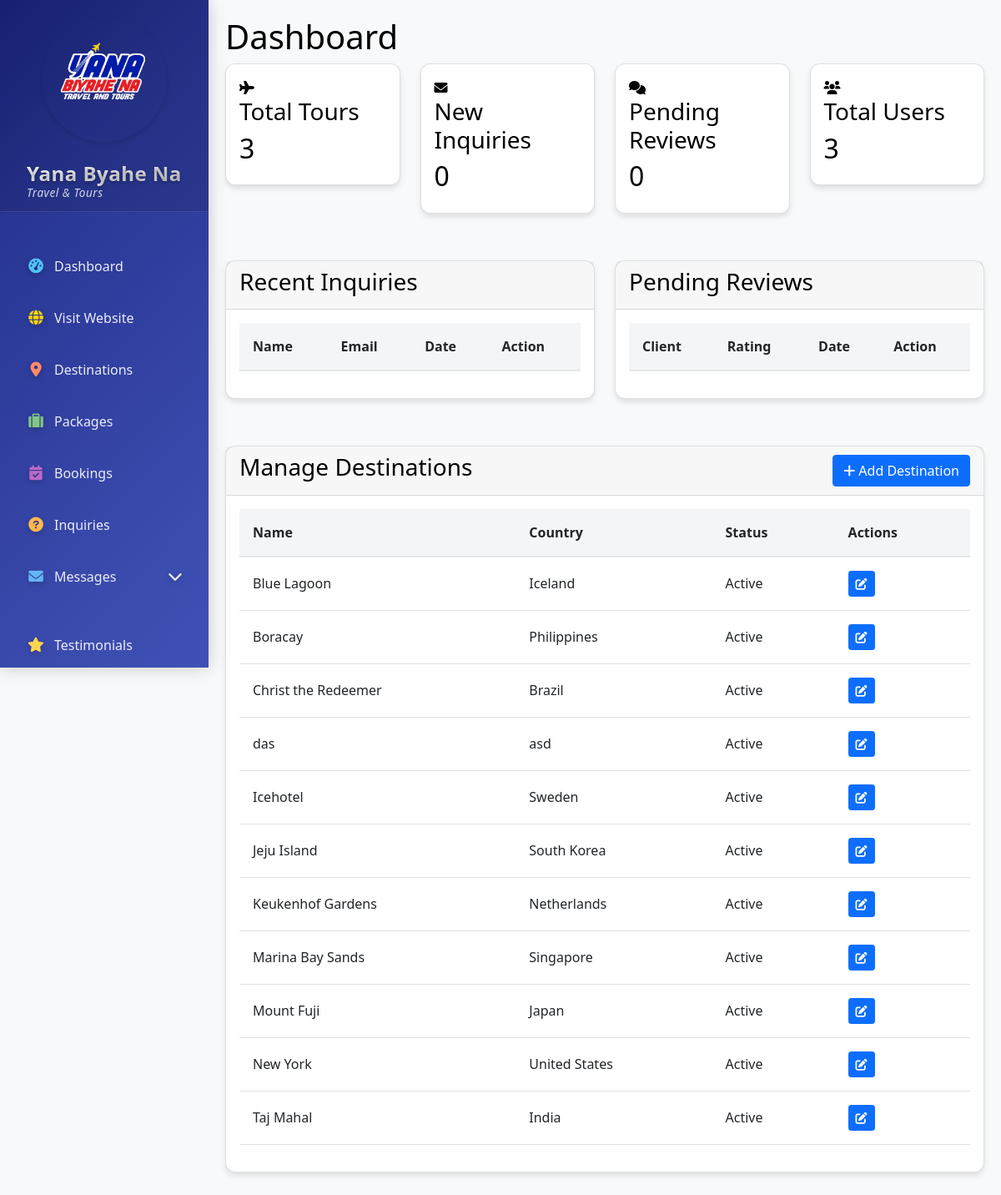
/ (signed in), run on the app's committed database.
### tables this page shows
CREATE TABLE `destinations` (
  `id` int(11) NOT NULL,
  `name` varchar(255) NOT NULL,
  `image` varchar(255) DEFAULT NULL,
  `status` tinyint(1) DEFAULT 1,
  `featured` tinyint(1) DEFAULT 0,
  `description` text DEFAULT NULL,
  `latitude` decimal(10,8) DEFAULT NULL,
  `longitude` decimal(11,8) DEFAULT NULL,
  `country` varchar(100) DEFAULT NULL,
  `category` varchar(50) DEFAULT NULL,
  `best_time_to_visit` text DEFAULT NULL,
  `tour_duration` varchar(100) DEFAULT NULL,
  `price_per_person` decimal(10,2) DEFAULT NULL,
  `price_per_group` decimal(10,2) DEFAULT NULL,
  `inclusions` text DEFAULT NULL,
  `exclusions` text DEFAULT NULL,
  `travel_requirements` text DEFAULT NULL,
  `transportation_details` text DEFAULT NULL,
  `activities_highlights` text DEFAULT NULL,
  `gallery_images` text DEFAULT NULL,
  `highlights` text DEFAULT NULL,
  `best_time` text DEFAULT NULL,
  `things_to_do` text DEFAULT NULL,
  `updated_at` timestamp NOT NULL DEFAULT current_timestamp() ON UPDATE current_timestamp(),
  `created_at` timestamp NOT NULL DEFAULT current_timestamp()
);

### index.php (the view, shortened to what this page needs)
<?php
include "../db.php";
$total_tours = $conn->query("SELECT COUNT(*) as count FROM packages")->fetch_assoc()['count'];
$new_inquiries = $conn->query("SELECT COUNT(*) as count FROM inquiries WHERE status = 'new'")->fetch_assoc()['count'];
$pending_reviews = $conn->query("SELECT COUNT(*) as count FROM testimonials WHERE status = 'pending'")->fetch_assoc()['count'];
$total_users = $conn->query("SELECT COUNT(*) as count FROM users")->fetch_assoc()['count'];
?>
<!DOCTYPE html>
<html lang="en">
<head>
    <link href="https://cdn.jsdelivr.net/npm/bootstrap@5.1.3/dist/css/bootstrap.min.css" rel="stylesheet">
    <link rel="stylesheet" href="https://cdnjs.cloudflare.com/ajax/libs/font-awesome/6.0.0/css/all.min.css">
    <link rel="stylesheet" href="css/admin.css">
</head>
<body>
    <div class="admin-container">
        <?php include "includes/sidebar.php"; ?>
        <main class="main-content">
            <h1>Dashboard</h1>
            <div class="row g-4 mb-4">
                <div class="col-md-3">
                    <div class="card">
                        <div class="card-body">
                            <i class="fas fa-plane"></i>
                            <h3>Total Tours</h3>
                            <h2><?php echo $total_tours; ?></h2>
                        </div>
                    </div>
                </div>
                <div class="col-md-3">
                    <div class="card">
                        <div class="card-body">
                            <i class="fas fa-envelope"></i>
                            <h3>New Inquiries</h3>
                            <h2><?php echo $new_inquiries; ?></h2>
                        </div>
                    </div>
                </div>
                <div class="col-md-3">
                    <div class="card">
                        <div class="card-body">
                            <i class="fas fa-comments"></i>
                            <h3>Pending Reviews</h3>
                            <h2><?php echo $pending_reviews; ?></h2>
                        </div>
                    </div>
                </div>
                <div class="col-md-3">
                    <div class="card">
                        <div class="card-body">
                            <i class="fas fa-users"></i>
                            <h3>Total Users</h3>
                            <h2><?php echo $total_users; ?></h2>
                        </div>
                    </div>
                </div>
            </div>
            <div class="row">
                <div class="col-md-6">
                    <div class="card">
                        <div class="card-header">
                            <h3>Recent Inquiries</h3>
                        </div>
                        <div class="card-body">
                            <table class="table">
                                <thead>
                                    <tr>
                                        <th>Name</th>
                                        <th>Email</th>
                                        <th>Date</th>
                                        <th>Action</th>
                                    </tr>
                                </thead>
                            </table>
                        </div>
                    </div>
                </div>
                <div class="col-md-6">
                    <div class="card">
                        <div class="card-header">
                            <h3>Pending Reviews</h3>
                        </div>
                        <div class="card-body">
                            <table class="table">
                                <thead>
                                    <tr>
                                        <th>Client</th>
                                        <th>Rating</th>
                                        <th>Date</th>
                                        <th>Action</th>
                                    </tr>
                                </thead>
                            </table>
                        </div>
                    </div>
                </div>
            </div>
            <div class="row mt-4">
                <div class="col-12">
                    <div class="card">
                        <div class="card-header d-flex justify-content-between align-items-center">
                            <h3>Manage Destinations</h3>
                            <button type="button" class="btn btn-primary" data-bs-toggle="modal" data-bs-target="#addDestinationModal">
                                <i class="fas fa-plus"></i> Add Destination
                            </button>
                        </div>
                        <div class="card-body">
                            <table class="table">
                                <thead>
                                    <tr>
                                        <th>Name</th>
                                        <th>Country</th>
                                        <th>Status</th>
                                        <th>Actions</th>
                                    </tr>
                                </thead>
                                <tbody>
                                    <?php
                                    $destinations = $conn->query("SELECT * FROM destinations ORDER BY name");
                                    while($dest = $destinations->fetch_assoc()):
                                    ?>
                                    <tr>
                                        <td><?php echo htmlspecialchars($dest['name']); ?></td>
                                        <td><?php echo htmlspecialchars($dest['country']); ?></td>
                                        <td><?php echo $dest['status'] ? 'Active' : 'Inactive'; ?></td>
                                        <td>
                                            <button class="btn btn-sm btn-primary edit-destination"
                                                    data-id="<?php echo $dest['id']; ?>"
                                                    data-name="<?php echo htmlspecialchars($dest['name']); ?>"
                                                    data-country="<?php echo htmlspecialchars($dest['country']); ?>"
                                                    data-status="<?php echo $dest['status']; ?>"
                                                    data-bs-toggle="modal"
                                                    data-bs-target="#editDestinationModal">
                                                <i class="fas fa-edit"></i>
                                            </button>
                                        </td>
                                    </tr>
                                    <?php endwhile; ?>
                                </tbody>
                            </table>
                        </div>
                    </div>
                </div>
            </div>
        </main>
    </div>
</body>
</html>

### includes/sidebar.php (shortened to what this page needs)
<div class="sidebar">
    <div class="sidebar-header">
        <div class="logo-container">
            <img src="../assets/images/logo.png" alt="Yana Logo" class="sidebar-logo">
        </div>
        <div class="company-logo-container">
            <h4 class="company-name">Yana Byahe Na</h4>
            <span class="company-tagline">Travel & Tours</span>
        </div>
    </div>
    <div class="sidebar-menu">
        <ul>
            <li class="<?php echo basename($_SERVER['PHP_SELF']) == 'dashboard.php' ? 'active' : ''; ?>">
                <a href="dashboard.php"><i class="fas fa-tachometer-alt icon-dashboard"></i> <span>Dashboard</span></a>
            </li>
            <li>
                <a href="../index.php" class="visit-website-btn">
                    <i class="fas fa-globe"></i> <span>Visit Website</span>
                </a>
            </li>
            <li class="<?php echo basename($_SERVER['PHP_SELF']) == 'manage_destinations.php' ? 'active' : ''; ?>">
                <a href="manage_destinations.php"><i class="fas fa-map-marker-alt icon-destination"></i> <span> Destinations</span></a>
            </li>
            <li class="<?php echo basename($_SERVER['PHP_SELF']) == 'manage_packages.php' ? 'active' : ''; ?>">
                <a href="manage_packages.php"><i class="fas fa-suitcase icon-package"></i> <span>Packages</span></a>
            </li>
            <li class="<?php echo basename($_SERVER['PHP_SELF']) == 'manage_bookings.php' ? 'active' : ''; ?>">
                <a href="manage_bookings.php"><i class="fas fa-calendar-check icon-booking"></i> <span>Bookings</span></a>
            </li>
            <li class="<?php echo basename($_SERVER['PHP_SELF']) == 'manage_inquiries.php' ? 'active' : ''; ?>">
                <a href="manage_inquiries.php"><i class="fas fa-question-circle icon-inquiry"></i> <span> Inquiries</span></a>
            </li>
            <li class="<?php echo in_array(basename($_SERVER['PHP_SELF']), ['inbox.php', 'sent_messages.php', 'archived_messages.php', 'compose_message.php']) ? 'active' : ''; ?>">
                <a href="#" class="message-dropdown-toggle">
                    <i class="fas fa-envelope icon-message"></i>
                    <span>Messages</span>
                    <i class="fas fa-chevron-down ms-auto"></i>
                </a>
            </li>
            <li class="<?php echo basename($_SERVER['PHP_SELF']) == 'manage_testimonials.php' ? 'active' : ''; ?>">
                <a href="manage_testimonials.php"><i class="fas fa-star icon-testimonial"></i> <span>Testimonials</span></a>
            </li>
        </ul>
    </div>
</div>

### css/admin.css (style rules this page uses)
:root { --primary-color: #2c3e50; --secondary-color: #3498db; --success-color: #2ecc71; --danger-color: #e74c3c; --warning-color: #f1c40f; --text-color: #000000; --bg-color: #f8f9fa; --card-bg: #ffffff; --sidebar-width: 250px; }
.card, .stat-card { background-color: var(--card-bg); color: var(--text-color); border-radius: 12px; box-shadow: 0 4px 6px rgba(0, 0, 0, 0.1); margin-bottom: 2rem; }
.table thead th { background-color: rgba(44, 62, 80, 0.05); font-weight: 600; border-bottom: 2px solid rgba(44, 62, 80, 0.1); padding: 1rem; }
.table td { padding: 1rem; vertical-align: middle; }
body { background-color: var(--bg-color); color: var(--text-color); transition: background-color 0.3s, color 0.3s; }
.admin-container { display: flex; min-height: 100vh; }
.sidebar { width: 260px; height: 100vh; background: #1a237e; color: #fff; position: fixed; left: 0; top: 0; z-index: 1000; transition: all 0.3s ease; }
.sidebar-header { padding: 20px; text-align: center; border-bottom: 1px solid rgba(255,255,255,0.1); }
.sidebar-menu { padding: 20px 0; }
.sidebar-menu ul { list-style: none; padding: 0; margin: 0; }
.sidebar-menu li { padding: 0; margin: 0; }
.sidebar-menu a { padding: 12px 20px; display: flex; align-items: center; color: #fff; text-decoration: none; transition: all 0.3s ease; }
.main-content { margin-left: 260px; padding: 20px; min-height: 100vh; }
.main-content { margin-left: 260px; padding: 20px; transition: margin-left 0.3s ease; }
.main-content { flex: 1; margin-left: var(--sidebar-width); padding: 20px; }
.main-content { margin-left: var(--sidebar-width); transition: margin-left 0.3s ease; }
.sidebar { transition: margin 0.3s ease-in-out; }
.main-content { transition: margin 0.3s ease-in-out; }
.sidebar { display: flex; flex-direction: column; height: 100vh; }
.fa-chevron-down { margin-left: auto; margin-right: 0 !important; font-size: 0.8rem; transition: transform 0.3s ease; }

### data on the page
destinations: name "Blue Lagoon", country "Iceland", status "Active"
destinations: name "Boracay", country "Philippines", status "Active"
destinations: name "Christ the Redeemer", country "Brazil", status "Active"
destinations: name "das", country "asd", status "Active"
destinations: name "Icehotel", country "Sweden", status "Active"
destinations: name "Jeju Island", country "South Korea", status "Active"
destinations: name "Keukenhof Gardens", country "Netherlands", status "Active"
destinations: name "Marina Bay Sands", country "Singapore", status "Active"
destinations: name "Mount Fuji", country "Japan", status "Active"
destinations: name "New York", country "United States", status "Active"
destinations: name "Taj Mahal", country "India", status "Active"

### other printed values
$total_tours "3"
$new_inquiries "0"
$pending_reviews "0"
$total_users "3"
